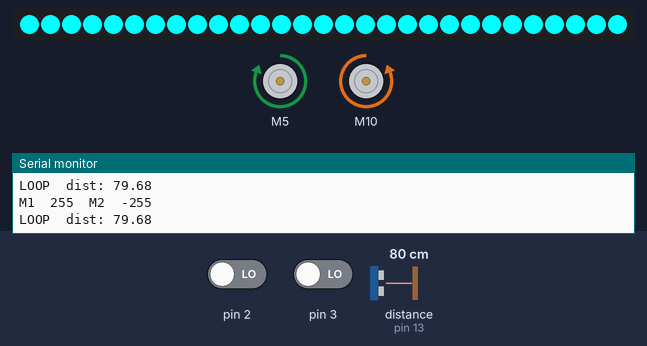
A sketch run on a simulated Arduino Uno, built with avr-gcc and run on an emulated ATmega328P. Shown: 29 RGB LEDs in strip order, left to right, 2 × DC motor (green arrow = forward, orange = backward, longer = faster), the last lines printed to the serial monitor. Wiring (inferred from the names in the program): ultrasonic range finder: trigger pin 12; echo pin 13. The inputs (shaded band) are chosen by the test bench; at power-on: distance to the obstacle (sensor on pin 13) 80 cm, pin 2 LOW, pin 3 LOW. The echo pulse lasts 58.3 µs per cm; random numbers use the default seed unless the sketch sets one.

Above: at 1.2 s.
1.3 s: distance to the obstacle (sensor on pin 13) set to 54 cm
2.8 s: distance to the obstacle (sensor on pin 13) set to 48 cm
At 3.6 s:
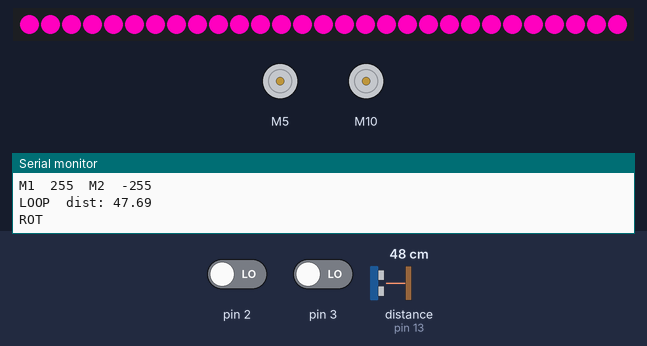
5.8 s: distance to the obstacle (sensor on pin 13) set to 33 cm
At 7.1 s:
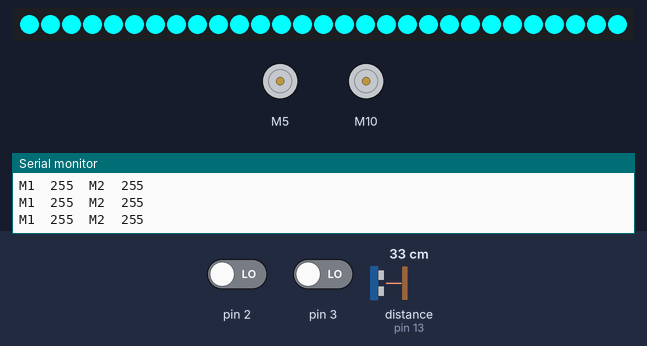
8.8 s: distance to the obstacle (sensor on pin 13) set to 27 cm
At 10.9 s:
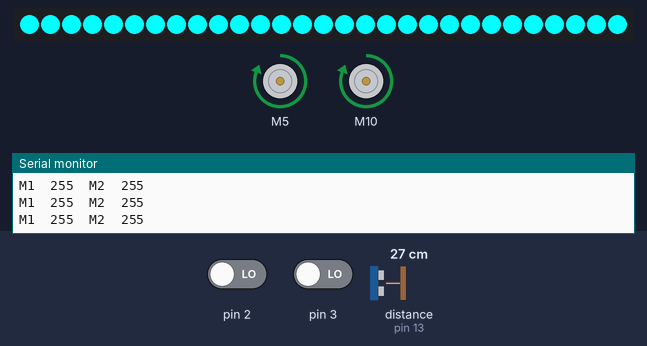
11.3 s: distance to the obstacle (sensor on pin 13) set to 35 cm
Timing chart, 0 to 15.3 s (numbered marks = the images above; inputs shaded):
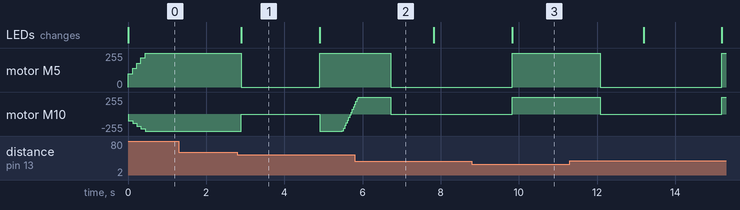

Measured:
- the behaviour switches between 51 and 50 cm on distance to the obstacle (sensor on pin 13) (found by bisection; images 0 and 1)
- the behaviour switches between 30 and 29 cm on distance to the obstacle (sensor on pin 13) (found by bisection; images 2 and 3)
- after the input at 2.8 s, motor M5: forward 255/255 → stopped after 0.10 s, → forward 255/255 2.0 s later; the LEDs: change after 0.10 s (image 1)
- what the display in image 1 shows lasts 2.0 s, from 2.9 s to 4.9 s

The sketch:

MiRus_v5.ino
```cpp
#include <Adafruit_NeoPixel.h>
#include "EncoderClass.h"
#include "CytronMotorDriver.h"

#ifdef __AVR__
 #include <avr/power.h>
#endif

// Pins and pixels
#define NUMPIXELS 29 // Number of pixels
#define pinLED  8    // DO
#define trigPin 12   // DO
#define echoPin 13   // DO
#define M1A     5    // PWM
#define M1B     6    // PWM
#define M2A     10   // PWM
#define M2B     11   // PWM
#define E1A     2    // Interrupt 1
#define E1B     4    // DI
#define E2A     3    // Inerrupt 2
#define E2B     7    // DI

// NeoPiel object
Adafruit_NeoPixel pixels(NUMPIXELS, pinLED, NEO_GRB + NEO_KHZ800);

// DC motor objects
CytronMD motor1(PWM_PWM, M1A, M1B);
CytronMD motor2(PWM_PWM, M2A, M2B);

// Encoders object
EncodersClass encoders(E1A,E1B,E2A,E2B);

// HC-SR04 data
float duration, distance, dist;

// PID variables
double speed1, speed2;
double Kp = .15, Ki = 0.1, Kd = 0.002;
long prevT = 0;
long prevPos[2];
float last_error1 = 0, error1 = 0, changeError1 = 0, totalError1 = 0, pidTerm1 = 0, pidTerm_scaled1 = 0;
float last_error2 = 0, error2 = 0, changeError2 = 0, totalError2 = 0, pidTerm2 = 0, pidTerm_scaled2 = 0;


void setup() {
  // HC-SR04 initialization
  pinMode(trigPin, OUTPUT);
  pinMode(echoPin, INPUT);

  // NeoPixel initialization
  pixels.begin();

  // Serial initialization for debugging
  Serial.begin(9600);
}

void loop() {
  dist = hcsr04Read();
  Serial.print("LOOP\tdist: ");
  Serial.println(dist);

  // Next action regarding detection distance
  if (dist > 50){
    forwardMove(400);
  }else if(dist > 30){
    rotate(200);
  }else{
    emergencyStop();
  }
  delay(100);
}

float hcsr04Read(){
  digitalWrite(trigPin, LOW);
  delayMicroseconds(2);
  digitalWrite(trigPin, HIGH);
  delayMicroseconds(10);
  digitalWrite(trigPin, LOW);

  duration = pulseIn(echoPin, HIGH);
  distance = (duration*.0343)/2;
  return distance;
}

void forwardMove(double pps){
  pixels.fill(pixels.Color(0, 255, 255)); // Cyjanowy
  pixels.show();
  PIDcalculation(pps, -pps);
}

void rotate(double pps){
  Serial.println("ROT");
  motor1.setSpeed(0);
  motor2.setSpeed(0);
  encoders.reset();
  pixels.fill(pixels.Color(255, 00, 191)); // Purpurowy
  pixels.show();
  delay(2000);
  pixels.fill(pixels.Color(0, 255, 255)); // Cyjanowy
  pixels.show();
  long start = millis();
  prevT = 0;
  int randTime = random(1000, 3000);
  while(millis()-start < randTime){
      PIDcalculation(pps, pps);
  }
  motor1.setSpeed(0);
  motor2.setSpeed(0);
  prevT = 0;
  delay(1000);
}

void emergencyStop(){
  motor1.setSpeed(0);
  motor2.setSpeed(0);
  encoders.reset();
  pixels.fill(pixels.Color(255, 00, 0)); // Czerwony
  for(int i=255;i>=50; i-=5) {
    pixels.setBrightness(i);
    pixels.show();
    delay(15);
  }
  for(int i=50;i<=255; i+=5){
    pixels.setBrightness(i);
    pixels.show();
    delay(15);
  }
  prevT = 0;
}

// if the total gain we get is not in the PWM range we scale it down so that it's not bigger than |255|
void PIDcalculation(float setpoint1, float setpoint2){
  long currentT = millis();
  double deltaT = (currentT - prevT) / 1000.0;
  if (deltaT <= 0) return;
  prevT = currentT;

  // Encoders read
  long* pos = encoders.getPosition();

  // Velocity calculation (pulses/second)
  speed1 = -(pos[0] - prevPos[0]) / deltaT;
  speed2 = -(pos[1] - prevPos[1]) / deltaT;

  prevPos[0] = pos[0];
  prevPos[1] = pos[1];

  error1 = setpoint1- speed1;
  error2 = setpoint2- speed2;

  changeError1 = error1 - last_error1; // derivative term
  changeError2 = error2 - last_error2; // derivative term
  totalError1 += error1; //accumalate errors to find integral term
  totalError2 += error2; //accumalate errors to find integral term
  pidTerm1 = (Kp * error1) + (Ki * totalError1) + (Kd * changeError1);//total gain
  pidTerm1 = constrain(pidTerm1, -255, 255);//constraining to appropriate value
  pidTerm2 = (Kp * error2) + (Ki * totalError2) + (Kd * changeError2);//total gain
  pidTerm2 = constrain(pidTerm2, -255, 255);//constraining to appropriate value

  last_error1 = error1;
  last_error2 = error2;

  // Motor controll
  motor1.setSpeed(int(pidTerm1));
  motor2.setSpeed(int(pidTerm2));

 Serial.println("M1\t" + String(int(pidTerm1)) + "\tM2\t" + String(int(pidTerm2)));
}
```

EncoderClass.h
```cpp
#ifndef ENCODERSCLASS_H
#define ENCODERSCLASS_H

#include <Arduino.h>

class EncodersClass {
private:
    int pinA1, pinB1, pinA2, pinB2;
    volatile long position[2] = {0, 0};
    volatile int lastState1, currentState1, lastState2, currentState2;
    static EncodersClass* instance;

public:
    EncodersClass(int a1, int b1, int a2, int b2) {
        pinA1 = a1;
        pinB1 = b1;
        pinA2 = a2;
        pinB2 = b2;
        pinMode(pinA1, INPUT);
        pinMode(pinB1, INPUT);
        pinMode(pinA2, INPUT);
        pinMode(pinB2, INPUT);
        lastState1 = digitalRead(pinA1);
        lastState2 = digitalRead(pinA2);
        instance = this;
        attachInterrupt(digitalPinToInterrupt(pinA1), isWrapper1, CHANGE);
        attachInterrupt(digitalPinToInterrupt(pinA2), isWrapper2, CHANGE);
    }
    static void isWrapper1(){
      if (instance){
        instance -> update1();
      }
    }
    static void isWrapper2(){
      if (instance){
        instance -> update2();
      }
    }
    void update1() {
        currentState1 = digitalRead(pinA1);
        if (currentState1 != lastState1 && currentState1 == 1) {
            if (digitalRead(pinB1) != currentState1) {
                position[0]++;
            } else {
                position[0]--;
            }
        }
        lastState1 = currentState1;
    }
    void update2() {
        currentState2 = digitalRead(pinA2);
        if (currentState2 != lastState2 && currentState2 == 1) {
            if (digitalRead(pinB2) != currentState2) {
                position[1]++;
            } else {
                position[1]--;
            }
        }
        lastState2 = currentState2;
    }

    volatile long* getPosition() {
        return position;
    }

    void reset() {
        position[0] = 0;
        position[1] = 0;
    }
};

EncodersClass* EncodersClass::instance = nullptr;

#endif
```
